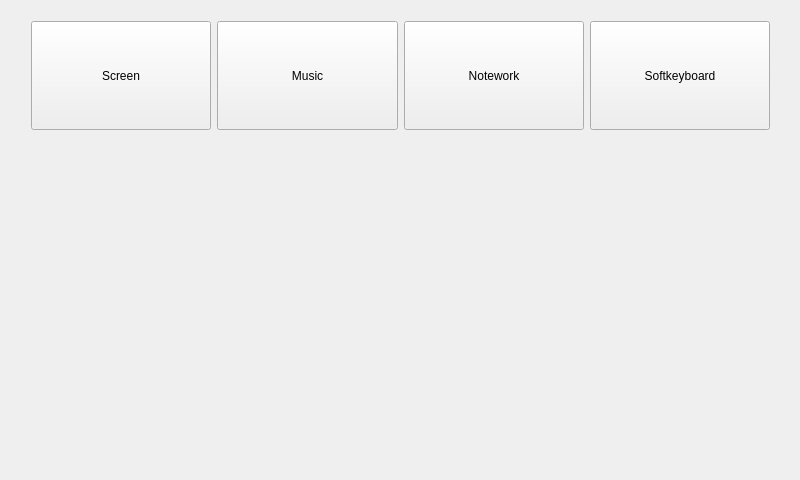
<?xml version="1.0" encoding="UTF-8"?>
<ui version="4.0">
 <class>MainWindow</class>
 <widget class="QMainWindow" name="MainWindow">
  <property name="geometry">
   <rect>
    <x>0</x>
    <y>0</y>
    <width>800</width>
    <height>480</height>
   </rect>
  </property>
  <property name="windowTitle">
   <string>AVD-Tool</string>
  </property>
  <property name="toolButtonStyle">
   <enum>Qt::ToolButtonIconOnly</enum>
  </property>
  <widget class="QWidget" name="centralWidget">
   <widget class="QWidget" name="">
    <property name="geometry">
     <rect>
      <x>20</x>
      <y>10</y>
      <width>761</width>
      <height>131</height>
     </rect>
    </property>
    <layout class="QGridLayout" name="gridLayout">
     <item row="0" column="0">
      <widget class="QToolButton" name="bt_screen">
       <property name="sizePolicy">
        <sizepolicy hsizetype="Expanding" vsizetype="Expanding">
         <horstretch>0</horstretch>
         <verstretch>0</verstretch>
        </sizepolicy>
       </property>
       <property name="text">
        <string>Screen</string>
       </property>
       <property name="iconSize">
        <size>
         <width>100</width>
         <height>100</height>
        </size>
       </property>
       <property name="toolButtonStyle">
        <enum>Qt::ToolButtonTextUnderIcon</enum>
       </property>
      </widget>
     </item>
     <item row="0" column="1">
      <widget class="QToolButton" name="bt_music">
       <property name="sizePolicy">
        <sizepolicy hsizetype="Expanding" vsizetype="Expanding">
         <horstretch>0</horstretch>
         <verstretch>0</verstretch>
        </sizepolicy>
       </property>
       <property name="text">
        <string>Music</string>
       </property>
       <property name="iconSize">
        <size>
         <width>100</width>
         <height>100</height>
        </size>
       </property>
       <property name="toolButtonStyle">
        <enum>Qt::ToolButtonTextUnderIcon</enum>
       </property>
      </widget>
     </item>
     <item row="0" column="2">
      <widget class="QToolButton" name="bt_network">
       <property name="sizePolicy">
        <sizepolicy hsizetype="Expanding" vsizetype="Expanding">
         <horstretch>0</horstretch>
         <verstretch>0</verstretch>
        </sizepolicy>
       </property>
       <property name="text">
        <string>Notework</string>
       </property>
       <property name="iconSize">
        <size>
         <width>100</width>
         <height>100</height>
        </size>
       </property>
       <property name="toolButtonStyle">
        <enum>Qt::ToolButtonTextUnderIcon</enum>
       </property>
      </widget>
     </item>
     <item row="0" column="3">
      <widget class="QToolButton" name="bt_softkeyboard">
       <property name="sizePolicy">
        <sizepolicy hsizetype="Expanding" vsizetype="Expanding">
         <horstretch>0</horstretch>
         <verstretch>0</verstretch>
        </sizepolicy>
       </property>
       <property name="text">
        <string>Softkeyboard</string>
       </property>
       <property name="iconSize">
        <size>
         <width>100</width>
         <height>100</height>
        </size>
       </property>
       <property name="toolButtonStyle">
        <enum>Qt::ToolButtonTextUnderIcon</enum>
       </property>
      </widget>
     </item>
    </layout>
   </widget>
  </widget>
 </widget>
 <layoutdefault spacing="6" margin="11"/>
 <resources/>
 <connections/>
</ui>
